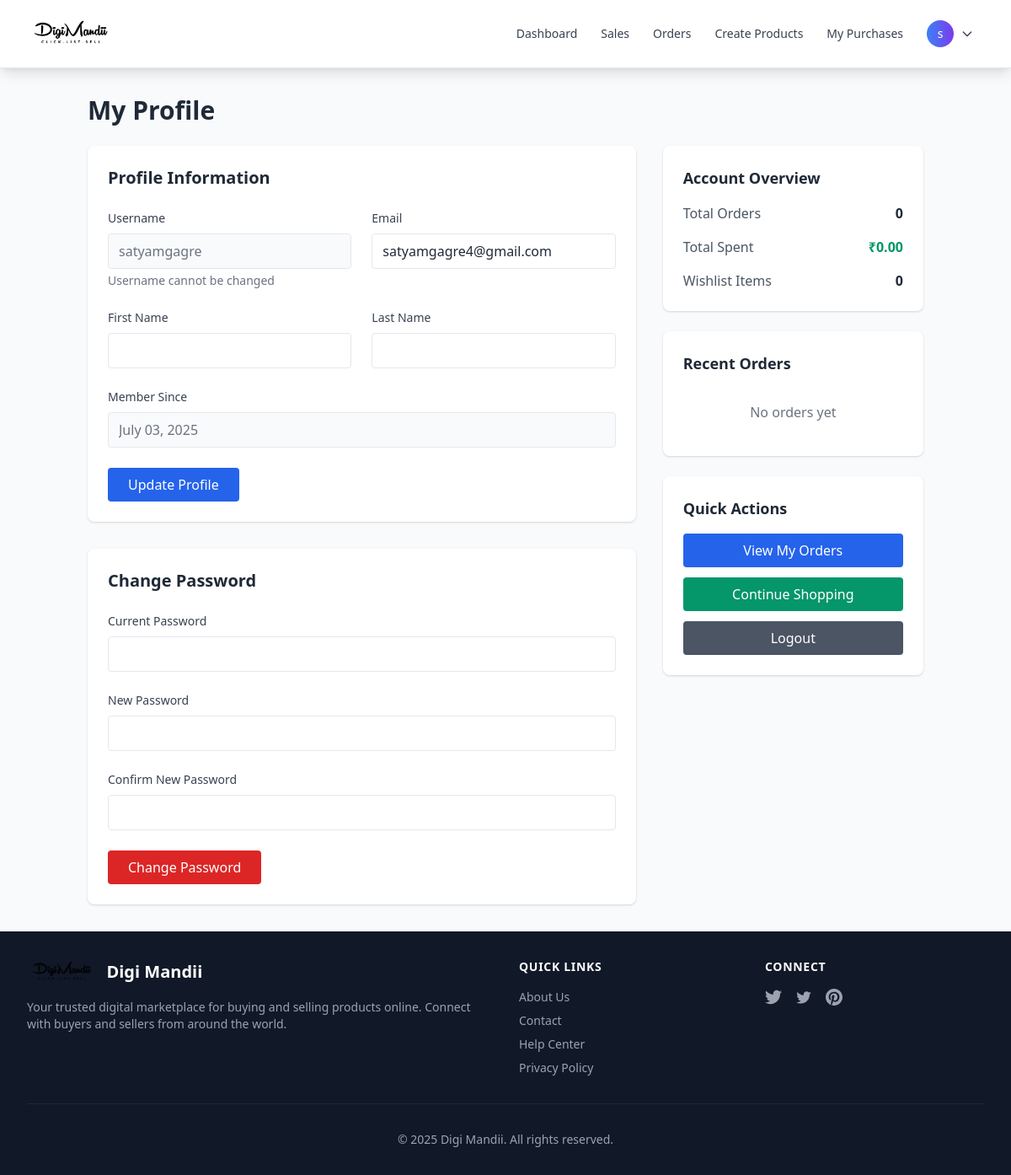
Before: /profile/ (signed in) with the older database file.
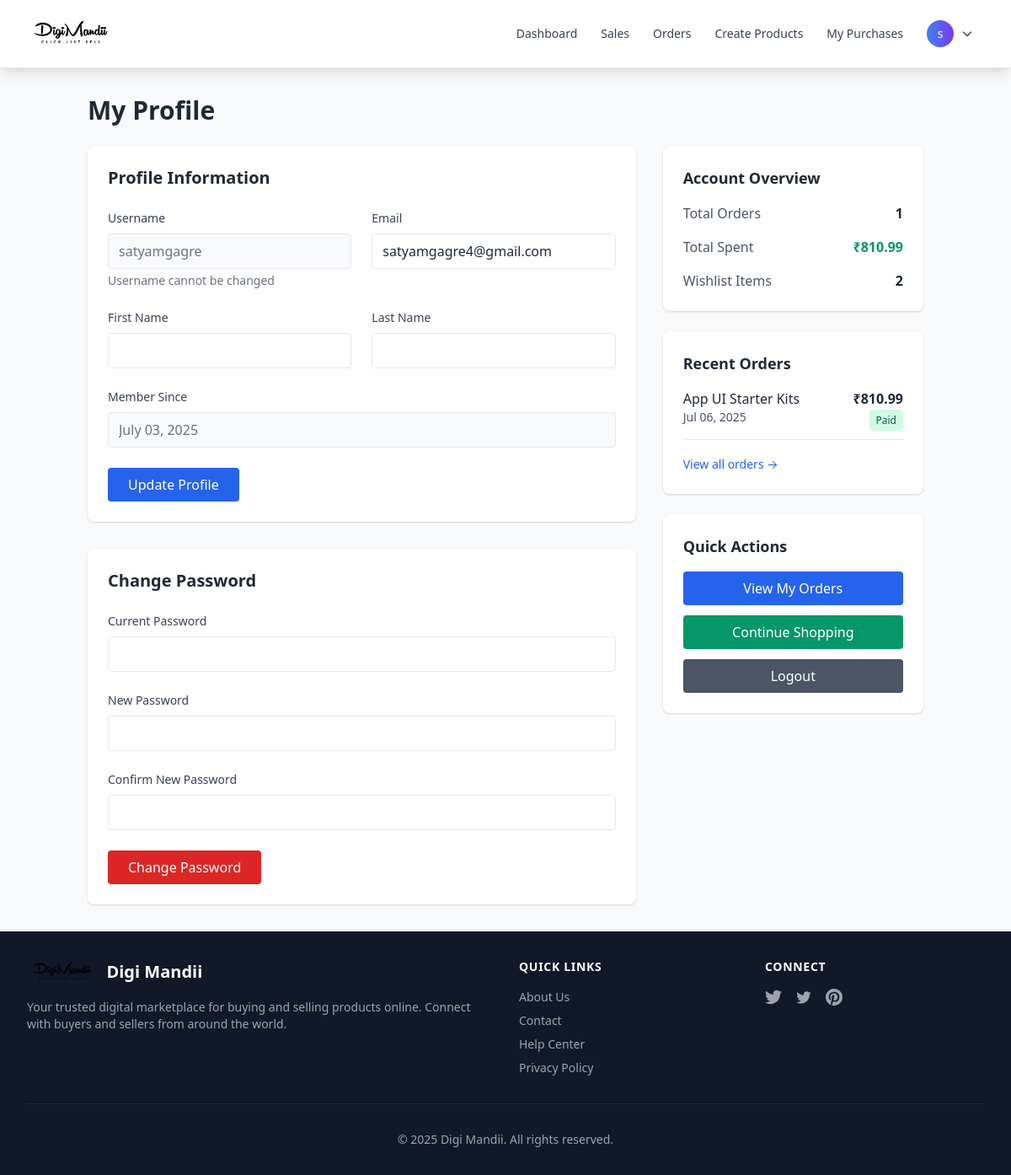
After: the same page with the newer database file.
### mandii/models.py (models this page shows, shortened)
class OrderDetail(models.Model):
    user = models.ForeignKey(User, on_delete=models.CASCADE, related_name='orders', null=True, blank=True)
    customer_email = models.EmailField()
    product = models.ForeignKey(Product, on_delete=models.CASCADE)
    quantity = models.PositiveIntegerField(default=1)
    shipping_cost = models.FloatField(default=0.0)
    total_amount = models.FloatField(default=0.0)
    amount = models.IntegerField(help_text="Amount in paise")
    razorpay_order_id = models.CharField(max_length=200, unique=True, blank=True, null=True)
    razorpay_payment_id = models.CharField(max_length=200, blank=True, null=True)
    razorpay_signature = models.CharField(max_length=500, blank=True, null=True)
    has_paid = models.BooleanField(default=False)
    payment_status = models.CharField(
        max_length=20,
        choices=[
            ('pending', 'Pending'),
            ('completed', 'Completed'),
            ('failed', 'Failed'),
            ('refunded', 'Refunded'),
        ],
        default='pending'
    )
    failure_reason = models.CharField(max_length=500, blank=True, null=True)
    created_on = models.DateTimeField(auto_now_add=True)
    updated_on = models.DateTimeField(auto_now=True)
    class Meta:
        ordering = ['-created_on']

class Product(models.Model):
    seller = models.ForeignKey(User, on_delete=models.CASCADE, related_name='products')
    name = models.CharField(max_length=100)
    description = models.CharField(max_length=200)
    price = models.DecimalField(max_digits=10, decimal_places=2, validators=[MinValueValidator(Decimal('0.01'))])
    file = models.FileField(upload_to='uploads')
    is_active = models.BooleanField(default=True)
    created_on = models.DateTimeField(auto_now_add=True)
    updated_on = models.DateTimeField(auto_now=True)
    class Meta:
        ordering = ['-created_on']

### mandii/views.py (the view, shortened to what this page needs)
# urls.py: path('profile/', views.profile_view, name='profile'),
@login_required
def profile_view(request):
    from django.db.models import Sum, Count
    from django.contrib.auth.forms import PasswordChangeForm
    from django.contrib.auth import update_session_auth_hash
    user_stats = {
        'total_orders': OrderDetail.objects.filter(user=request.user).count(),
        'total_spent': OrderDetail.objects.filter(
            user=request.user, has_paid=True
        ).aggregate(Sum('total_amount'))['total_amount__sum'] or 0,
        'wishlist_items': Wishlist.objects.filter(user=request.user).count(),
        'recent_orders': OrderDetail.objects.filter(
            user=request.user
        ).select_related('product').order_by('-created_on')[:5]
    }
    password_form = PasswordChangeForm(request.user)
    context = {
        'title': 'Profile',
        'user': request.user,
        'user_stats': user_stats,
        'password_form': password_form,
    }
    return render(request, 'mandii/profile.html', context)

### mandii/templates/mandii/profile.html (shortened to what the changed rows need)
{% extends 'mandii/base.html' %}
{% block body %}
<!DOCTYPE html>
<html lang="en">
<head>
    <link href="https://cdnjs.cloudflare.com/ajax/libs/tailwindcss/2.2.19/tailwind.min.css" rel="stylesheet">
</head>
<body class="bg-gray-100">
    <div class="container mx-auto px-4 py-8">
        <div class="mb-6">
            <h1 class="text-3xl font-bold text-gray-800">My Profile</h1>
        </div>
        <div class="grid grid-cols-1 lg:grid-cols-3 gap-8">
            <div class="lg:col-span-2">
                <div class="bg-white rounded-lg shadow p-6 mb-8">
                    <h2 class="text-xl font-semibold text-gray-800 mb-6">Profile Information</h2>
                </div>
                <div class="bg-white rounded-lg shadow p-6">
                    <h2 class="text-xl font-semibold text-gray-800 mb-6">Change Password</h2>
                </div>
            </div>
            <div class="space-y-6">
                <div class="bg-white rounded-lg shadow p-6">
                    <div class="space-y-4">
                        <div class="flex justify-between items-center">
                            <span class="text-gray-600">Total Orders</span>
                            <span class="font-semibold text-gray-800">{{ user_stats.total_orders }}</span>
                        </div>
                        <div class="flex justify-between items-center">
                            <span class="text-gray-600">Total Spent</span>
                            <span class="font-semibold text-green-600">₹{{ user_stats.total_spent|floatformat:2 }}</span>
                        </div>
                        <div class="flex justify-between items-center">
                            <span class="text-gray-600">Wishlist Items</span>
                            <span class="font-semibold text-gray-800">{{ user_stats.wishlist_items }}</span>
                        </div>
                    </div>
                </div>
                <div class="bg-white rounded-lg shadow p-6">
                    <div class="space-y-3">
                        {% for order in user_stats.recent_orders %}
                        <div class="border-b pb-3">
                            <div class="flex justify-between items-start">
                                <div>
                                    <p class="font-medium text-gray-800">{{ order.product.name }}</p>
                                    <p class="text-sm text-gray-600">{{ order.created_on|date:"M d, Y" }}</p>
                                </div>
                                <div class="text-right">
                                    <p class="font-semibold">₹{{ order.total_amount|floatformat:2 }}</p>
                                    {% if order.has_paid %}
                                        <span class="text-xs bg-green-100 text-green-800 px-2 py-1 rounded">Paid</span>
                                    {% else %}
                                        <span class="text-xs bg-yellow-100 text-yellow-800 px-2 py-1 rounded">Pending</span>
                                    {% endif %}
                                </div>
                            </div>
                        </div>
                        {% empty %}
                        <p class="text-gray-500 text-center py-4">No orders yet</p>
                        {% endfor %}
                    </div>
                    {% if user_stats.recent_orders %}
                    <div class="mt-4">
                        <a href="{% url 'my_orders' %}" class="text-blue-600 hover:text-blue-800 text-sm">
                            View all orders →
                        </a>
                    </div>
                    {% endif %}
                </div>
            </div>
        </div>
    </div>
</body>
</html>
{% endblock %}

Changed rows visible on the page:
added OrderDetail: product.name "App UI Starter Kits", created_on "Jul 06, 2025", total_amount "810.99", has_paid "Paid"
Other visible differences:
{{ user_stats.total_orders }}: "0" → "1"
{{ user_stats.total_spent|floatformat:2 }}: "0.00" → "810.99"
{{ user_stats.wishlist_items }}: "0" → "2"
text no longer shown: "No orders yet"
text now shown: "View all orders →"
